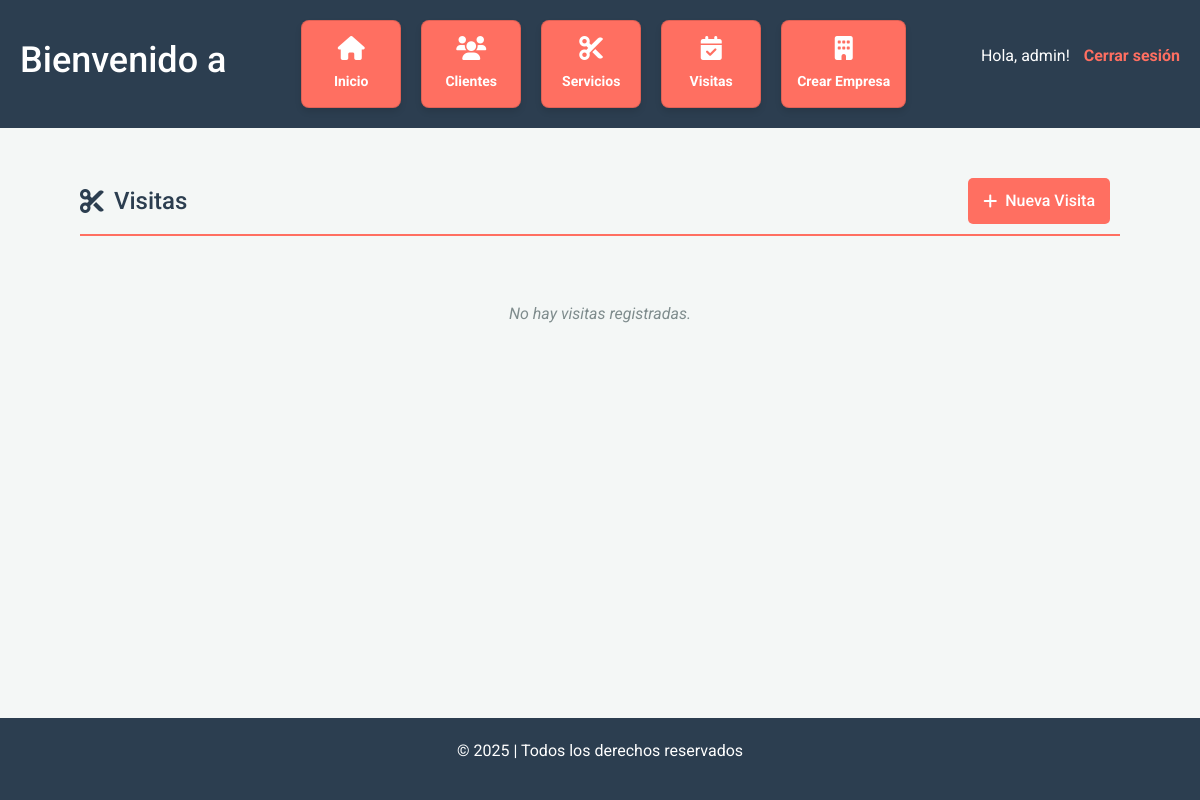
Before: /visitas/ (signed in) with the older database file.
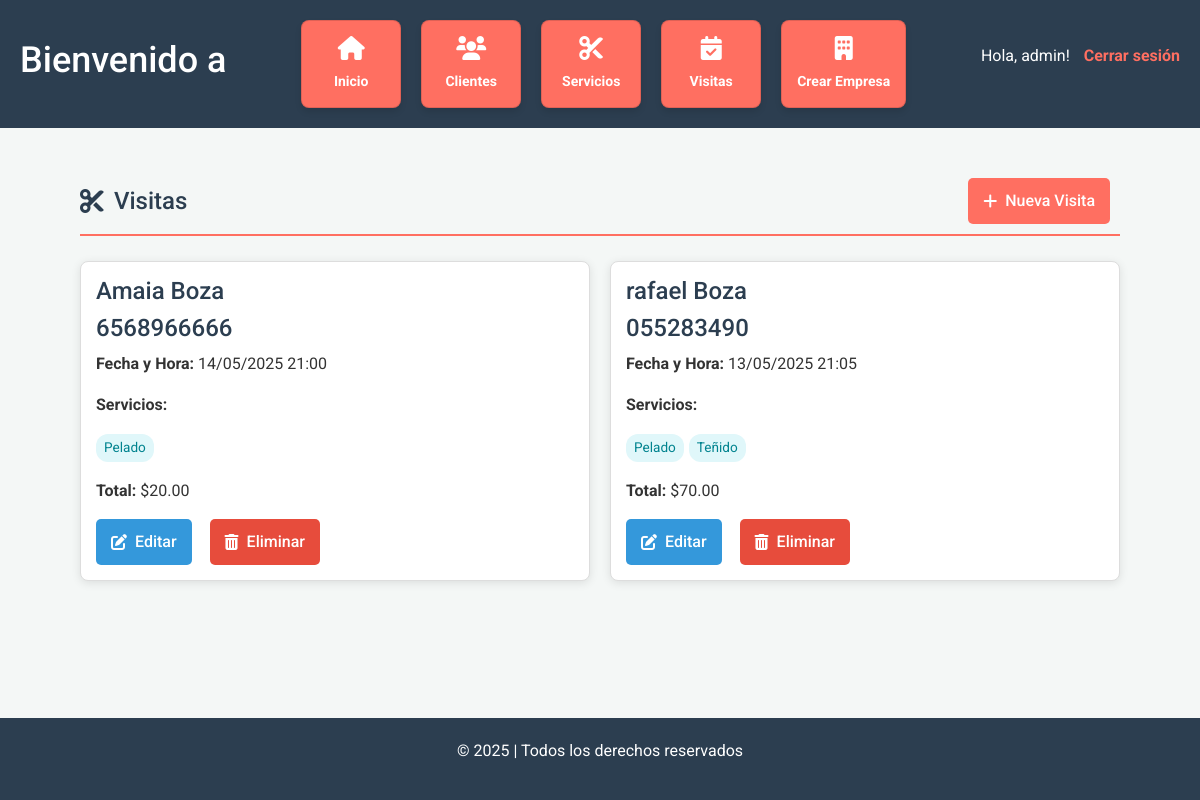
After: the same page with the newer database file.
### gestion/models.py (models this page shows, shortened)
class Visita(models.Model):
    empresa = models.ForeignKey(Empresa, on_delete=models.CASCADE, related_name="visitas", null=True, blank=True)
    cliente = models.ForeignKey(Cliente, on_delete=models.CASCADE)
    fecha = models.DateTimeField(default=timezone.now)
    servicios = models.ManyToManyField(Servicio)
    notas = models.TextField(blank=True)
    def total(self):
        return sum(servicio.precio for servicio in self.servicios.all())

class Cliente(models.Model):
    empresa = models.ForeignKey(Empresa, on_delete=models.CASCADE, related_name="clientes", null=True, blank=True)
    nombre = models.CharField(max_length=100)
    telefono = models.CharField(max_length=20)
    email = models.EmailField(blank=True, null=True)
    fecha_registro = models.DateField(auto_now_add=True)

class Servicio(models.Model):
    empresa = models.ForeignKey(Empresa, on_delete=models.CASCADE, related_name="servicios", null=True, blank=True)
    nombre = models.CharField(max_length=100)
    precio = models.DecimalField(max_digits=6, decimal_places=2)
    duracion_min = models.IntegerField()

### gestion/views.py (the view)
# urls.py: path('visitas/', views.visitas, name='visitas'),
@login_required
def visitas(request):
    visitas = Visita.objects.all()
    return render(request, 'visitas.html', {'visitas': visitas})

### gestion/context_processors.py (called while the page is built)
def user_has_empresa(request):
    return {
        'user_has_empresa': request.user.is_authenticated and Empresa.objects.filter(usuario=request.user).exists()
    }

def empresa(request):
    if request.user.is_authenticated:
        empresa = Empresa.objects.filter(usuario=request.user).first()
    else:
        empresa = None
    return {
        'empresa': empresa
    }

### gestion/templates/visitas.html (shortened to what this page needs)
{% extends 'base.html' %}
{% block content %}
<div class="visitas-container">
    <div class="header-actions">
        <h2><i class="fas fa-cut"></i> Visitas</h2>
        <a href="{% url 'nueva_visita' %}" class="btn-add">
            <i class="fas fa-plus"></i> Nueva Visita
        </a>
    </div>
    <div class="cards-grid">
        {% for visita in visitas %}
        <div class="visita-card">
            <div class="visita-header">
                <h3>{{ visita.cliente.nombre }}</h3>
                <h3>{{ visita.cliente.telefono|default:"Sin teléfono" }}</h3>
            </div>
            <p><strong>Fecha y Hora:</strong> {{ visita.fecha|date:"d/m/Y H:i" }}</p>
            <p><strong>Servicios:</strong>
            <div class="services-list">
                {% for servicio in visita.servicios.all %}
                <span class="service-tag">{{ servicio.nombre }}</span>
                {% endfor %}
            </div>
            </p>
            <p><strong>Total:</strong> ${{ visita.total|floatformat:2 }}</p>
            <div class="actions">
                <a href="{% url 'editar_visita' visita.id %}" class="btn-edit" title="Editar visita">
                    <i class="fas fa-edit"></i> Editar
                </a>
                <a href="{% url 'eliminar_visita' visita.id %}" class="btn-delete" title="Eliminar visita">
                    <i class="fas fa-trash-alt"></i> Eliminar
                </a>
            </div>
        </div>
        {% empty %}
        <p class="no-visits">No hay visitas registradas.</p>
        {% endfor %}
    </div>
</div>
{% endblock %}

### gestion/templates/base.html (shortened to what this page needs)
<!DOCTYPE html>
<html lang="es">
<head>
    <link rel="stylesheet" href="https://cdnjs.cloudflare.com/ajax/libs/font-awesome/6.0.0-beta3/css/all.min.css">
    <link rel="stylesheet" href="https://cdn.jsdelivr.net/npm/bootstrap@4.3.1/dist/css/bootstrap.min.css"
>
</head>
<body>
    <header>
        <h1>Bienvenido a {{empresa.nombre}}</h1>
        {% if request.user.is_authenticated %}
        <div class="nav-links">
            <div class="card">
                <i class="fas fa-home"></i>
                <p><a href="{% url 'index' %}">Inicio</a></p>
            </div>
            <div class="card">
                <i class="fas fa-users"></i>
                <p><a href="{% url 'clientes' %}">Clientes</a></p>
            </div>
            <div class="card">
                <i class="fas fa-cut"></i>
                <p><a href="{% url 'servicios' %}">Servicios</a></p>
            </div>
            <div class="card">
                <i class="fas fa-calendar-check"></i>
                <p><a href="{% url 'visitas' %}">Visitas</a></p>
            </div>
            {% if not user_has_empresa %}
            <div class="card">
                <i class="fas fa-building"></i>
                <p><a href="{% url 'crear_empresa' %}">Crear Empresa</a></p>
            </div>
            {% endif %}
        </div>
        <div class="auth-info">
            <p>Hola, {{ request.user.username }}! <a href="{% url 'logout' %}">Cerrar sesión</a></p>
        </div>
        {% else %}
        <div class="auth-info">
            <p><a href="{% url 'login' %}">Iniciar sesión</a></p>
        </div>
        {% endif %}
    </header>
    <div class="container">
        {% block content %}{% endblock %}
    </div>
    <footer>
        <p>&copy; 2025 {{empresa.nombre}} | Todos los derechos reservados</p>
    </footer>
</body>
</html>

### gestion/templates/base.html (style rules this page uses)
* { margin: 0; padding: 0; box-sizing: border-box; }
html, body { height: 100%; }
body { font-family: 'Roboto', sans-serif; background-color: #f4f7f6; color: #333; line-height: 1.6; margin: 0; display: flex; flex-direction: column; }
header { background-color: #2C3E50; color: white; padding: 20px; display: flex; justify-content: space-between; align-items: center; flex-wrap: wrap; gap: 20px; }
header h1 { font-size: 36px; }
.auth-info { font-size: 16px; }
.auth-info a { color: #FF6F61; text-decoration: none; font-weight: bold; margin-left: 10px; }
.nav-links { display: flex; gap: 20px; flex-wrap: wrap; justify-content: center; }
.card { background-color: #FF6F61; color: white; min-width: 100px; padding: 15px; border-radius: 8px; text-align: center; box-shadow: 0 4px 6px rgba(0, 0, 0, 0.1); transition: transform 0.3s ease, box-shadow 0.3s ease; cursor: pointer; }
.card i { font-size: 24px; margin-bottom: 10px; }
.card p { font-size: 14px; margin: 0; }
.card a { color: white; text-decoration: none; font-weight: bold; display: block; }
.container { flex: 1; padding: 20px; }
footer { background-color: #2C3E50; color: white; text-align: center; padding: 20px; margin-top: auto; }
footer p { font-size: 16px; }

### gestion/templates/visitas.html (style rules this page uses)
.visitas-container { padding: 30px; max-width: 1200px; margin: auto; }
.header-actions { display: flex; justify-content: space-between; align-items: center; margin-bottom: 25px; border-bottom: 2px solid #FF6F61; padding-bottom: 10px; }
.header-actions h2 { margin: 0; color: #2C3E50; font-size: 24px; display: flex; align-items: center; gap: 10px; }
.btn-add, .btn-edit, .btn-delete, .btn-view, .page-btn { display: inline-flex; align-items: center; padding: 10px 15px; border-radius: 5px; text-decoration: none; font-weight: 500; transition: all 0.3s ease; margin-right: 10px; }
.btn-add { background-color: #FF6F61; color: white; }
.btn-edit { background-color: #3498db; color: white; }
.btn-delete { background-color: #e74c3c; color: white; }
.btn-add i, .btn-edit i, .btn-delete i, .btn-view i, .page-btn i { margin-right: 8px; }
.cards-grid { display: grid; grid-template-columns: repeat(auto-fit, minmax(250px, 1fr)); gap: 20px; }
.visita-card { background-color: #fff; border: 1px solid #ddd; border-radius: 8px; padding: 15px; box-shadow: 0 2px 10px rgba(0, 0, 0, 0.1); }
.visita-header h3 { color: #2C3E50; font-size: 1.5em; }
.services-list { display: flex; gap: 5px; flex-wrap: wrap; }
.service-tag { background-color: #e0f7fa; color: #00838f; padding: 3px 8px; border-radius: 12px; font-size: 0.85em; }
.actions { display: flex; gap: 8px; margin-top: 15px; }

Changed rows visible on the page:
added Visita: cliente.nombre "Amaia Boza", cliente.telefono "6568966666", fecha "14/05/2025 21:00", total "20.00"
added Servicio: nombre "Pelado"
added Visita: cliente.nombre "rafael Boza", cliente.telefono "055283490", fecha "13/05/2025 21:05", total "70.00"
added Servicio: nombre "Teñido", shown under "rafael Boza"
Other visible differences:
text no longer shown: "No hay visitas registradas."
